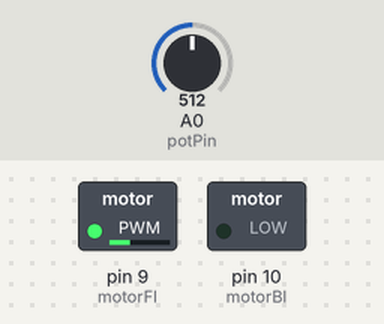
Recording of a sketch running on a simulated Arduino Uno, built with avr-gcc and run on an emulated ATmega328P. Shown: switched loads named in the sketch (green lamp = pin HIGH). Inputs (shaded band) come from the test bench; at power-on: A0 (potPin) = 512.

Above: at 1.2 s.
1.3 s: A0 (potPin) set to 306
At 2.5 s:
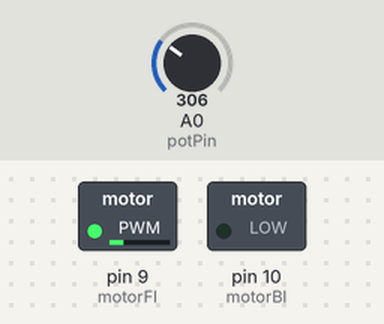
2.8 s: A0 (potPin) set to 900
At 3.7 s:
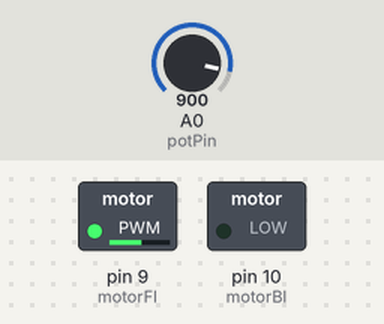
Timing chart, 0 to 5.8 s (numbered marks = the images above; inputs shaded):
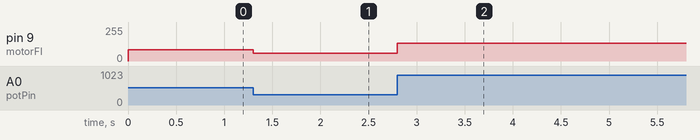

The sketch:

L6F1.ino
```cpp
// Pin definitions for motor control
const int motorBI = 10;
const int motorFI = 9;
const int potPin = A0; // Pin for the potentiometer

// Initialization function
void setup() {
  // Set motor control pins as OUTPUT
  pinMode(motorBI, OUTPUT);
  pinMode(motorFI, OUTPUT);
  pinMode(potPin, INPUT);
}

// Main loop function
void loop() {
  int potValue = analogRead(potPin); // Read the potentiometer value (0-1023)
  int motorSpeed = map(potValue, 0, 1023, 20, 150); // Map it to motor speed (20-150)

  // Rotate motor clockwise with speed based on potentiometer
  clockwise(motorSpeed);
}

// Function to rotate the motor clockwise
void clockwise(int Speed) {
  analogWrite(motorBI, 0); // Ensure reverse pin is off
  analogWrite(motorFI, Speed); // Set forward pin to the desired speed
}
```

Measured:
- after the input at 1.3 s, pin 9 (motorFI): 85/255 → 58/255 at once
- after the input at 2.8 s, pin 9 (motorFI): 58/255 → 134/255 at once
